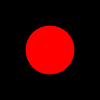
Frame 1 (no input)
Frame 60 (no input): identical to frame 1, image omitted
Frame 120 (the mouse pressed at the canvas centre since frame 60): identical to frame 1, image omitted

The p5.js sketch that drew this single still picture (run headless with seeded random() and noise() and a simulated clock; from frame 60 on, the mouse is pressed at the canvas centre):

// p5.js sketch
// ── sketch.js
var checkbox;
var dropdown;
//var slider;
//var input;

var testDiv;

function setup() {
  
  createCanvas(100, 100);
  // I am so lazy
  createP('');

  checkbox = createElement('input');
  var label = createElement('label');
  label.html('checkbox label');
  checkbox.attribute('type','checkbox');

  testDiv = createDiv('not checked');
  checkbox.elt.onchange = function() {
    if (this.checked) {
      testDiv.html('checked');
    } else {
      testDiv.html('not checked');
    }
  }

  // I am so lazy
  createP('');

  dropdown = createElement('select');
  var options = ['apple','orange','pear'];
  for (var i = 0; i < options.length; i++) {
    var option = createElement('option');
    option.attribute('value',options[i]);
    option.html(options[i]);
    option.parent(dropdown);
  }

  var droptest = createDiv('what is selected?')

  dropdown.elt.onchange = function() {
    droptest.html(this.value);
  }

}

function draw() {
  background(0);

  if (checkbox.elt.checked) {
    background(0, 0, 255);
  }

  if (dropdown.elt.value === 'pear') {
    fill(0, 255, 0);
  } else if (dropdown.elt.value === 'apple') {
    fill(255, 0, 0);  
  } else if (dropdown.elt.value === 'orange') {
    fill(255, 128, 0);
  }
  ellipse(50, 50, 50, 50);

}
